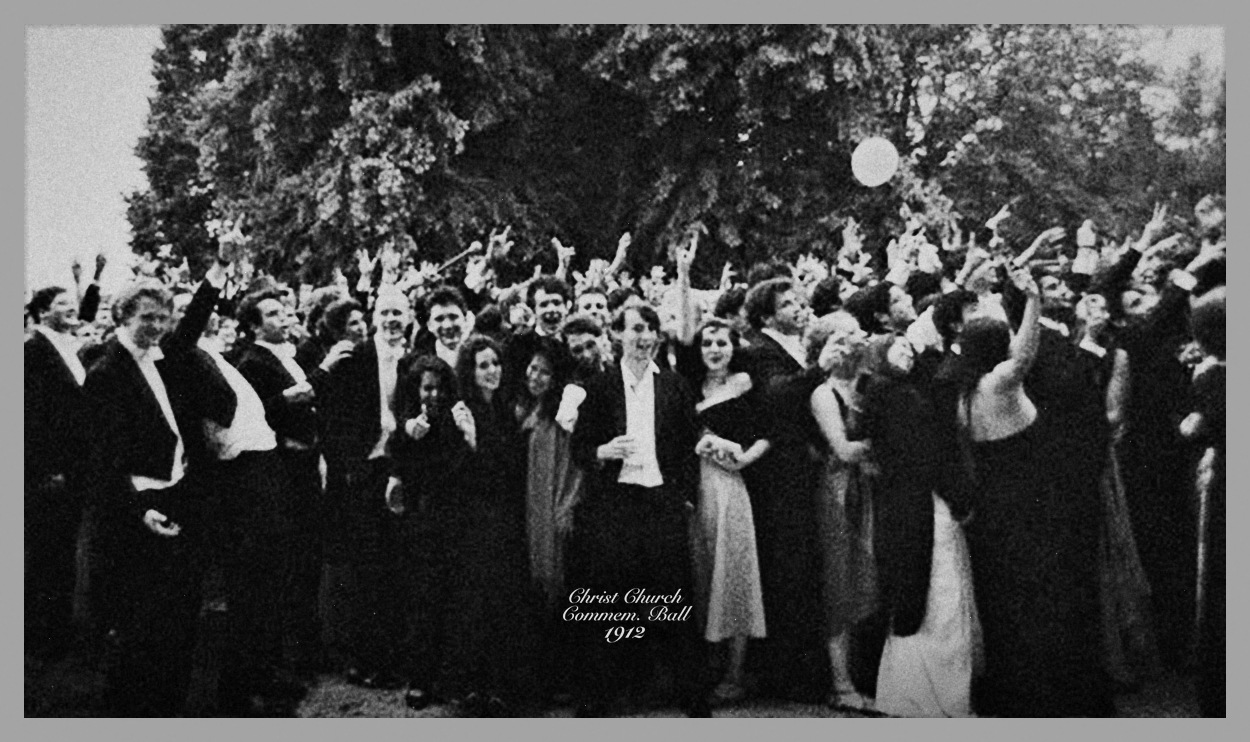
#> input picture colony-ball-photo.jpg, 1250 x 742 px, found by its file name
$ python cmp.py ../../colony-ball-photo.jpg
#> lines starting #> are read from the running program, lines starting #| are printed output that depends on the picture
import sys, os
from PIL import Image
B='/mnt/project-files/ghosts-2026-10-05/before/'; A='/mnt/project-files/ghosts-2026-10-05/after/'
O='/home/user/Dream-Street-Shuffle-Game/scratchpad/ghosts-2026-10-05/'
for n in sys.argv[1:]:
    if os.path.exists(B+n) and os.path.exists(A+n):
        b=Image.open(B+n).crop((0,340,1280,710)); a=Image.open(A+n).crop((0,340,1280,710))
#> after `b = Image.open(B + n).crop((0, 340, 1280, 710))`:
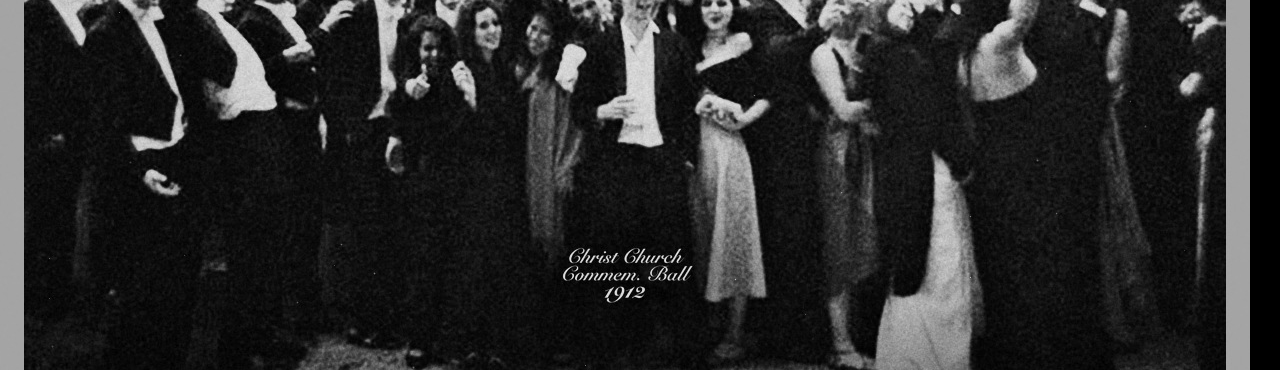
#> b: PIL image 1280x370 RGB; min 0, max 234, mean 42.6
        out=Image.new('RGB',(1280,744)); out.paste(b,(0,0)); out.paste(a,(0,374)); out.save(O+'cmp-'+n); print('wrote',n)
#> after `out = Image.new('RGB', (1280, 744))`: out: PIL image 1280x744 RGB; every value is 0
#> after `out.paste(b, (0, 0))`:
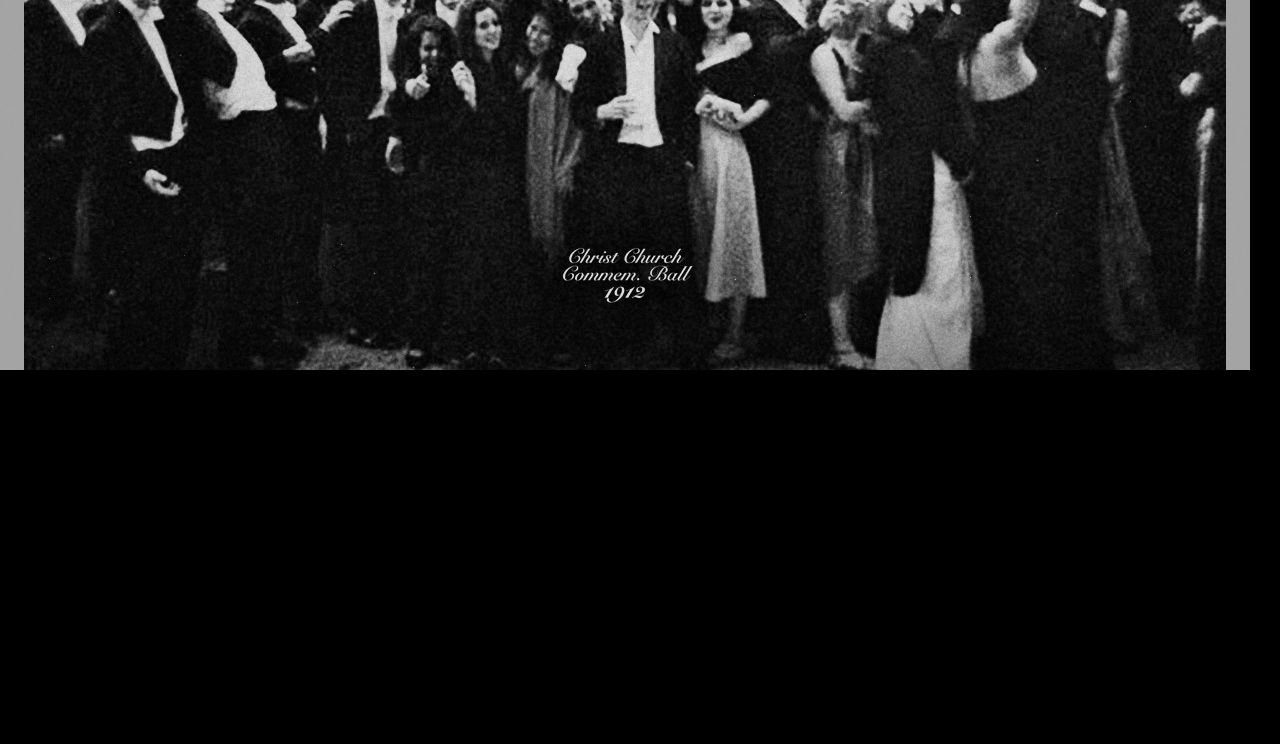
#> out: PIL image 1280x744 RGB; min 0, max 234, mean 21.2
#> after `out.paste(a, (0, 374))`:
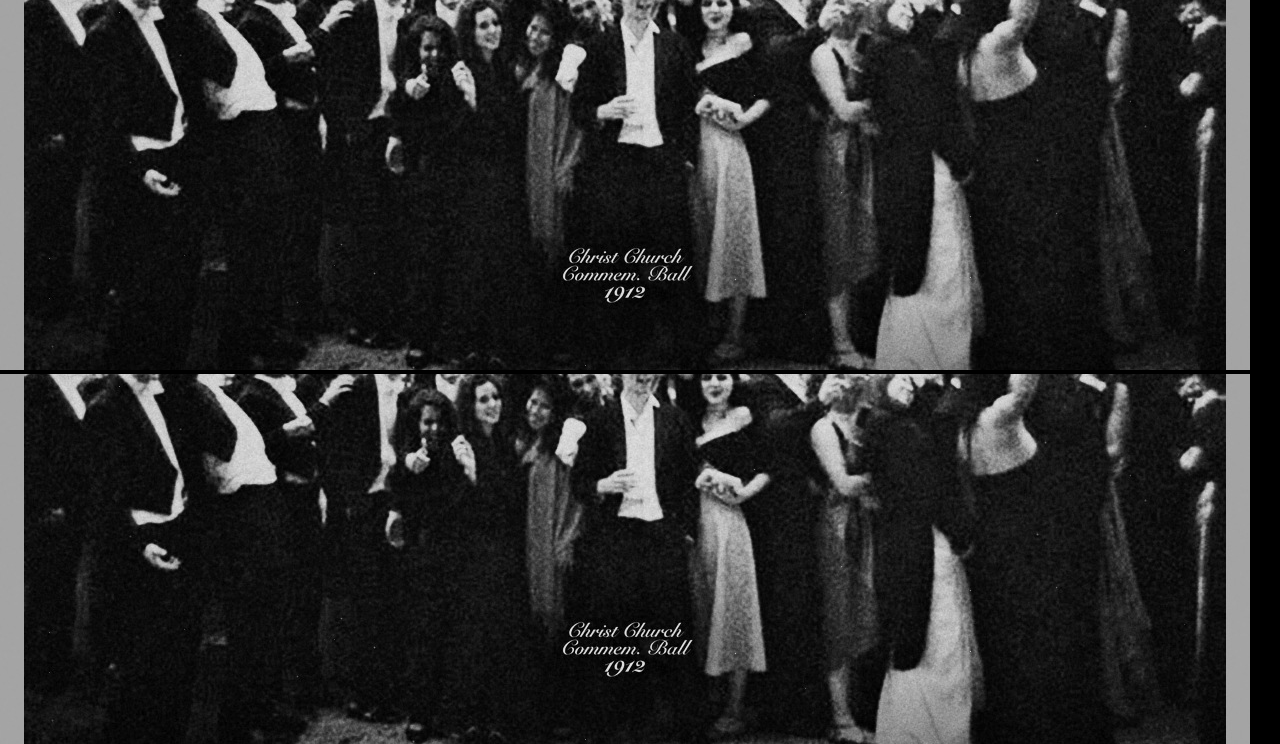
#> out: PIL image 1280x744 RGB; min 0, max 234, mean 42.4
    else: print('missing',n)
